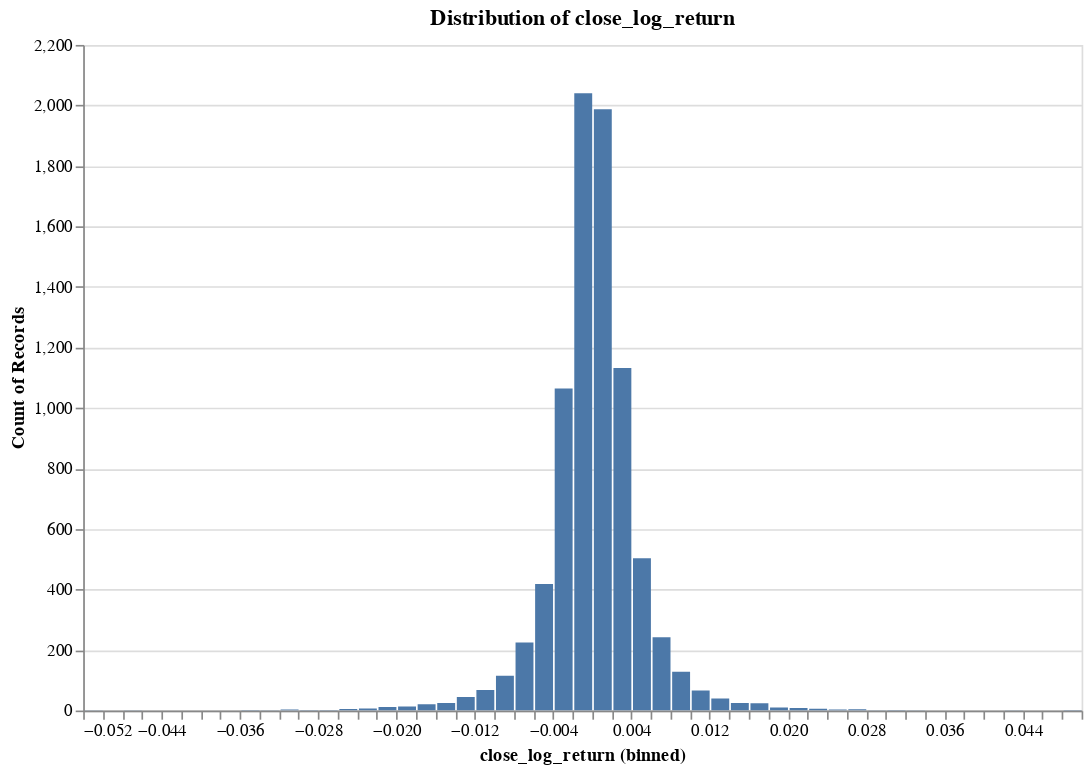

The code cell stored with this chart in its notebook:
### Code cell
research.plot_distribution(ts, 'close_log_return', no_bins = 100)

### Figure 1 — Vega specification as saved in the notebook (floating-point values rounded to 4 significant figures)
{"$schema": "https://vega.github.io/schema/vega/v5.json", "data": [{"name": "param_4_store"}, {"name": "source_0", "values": [{"__count": 503, "bin_maxbins_100_close_log_return": 0.004, "bin_maxbins_100_close_log_return_end": 0.006}, {"__count": 40, "bin_maxbins_100_close_log_return": 0.012, "bin_maxbins_100_close_log_return_end": 0.014}, {"__count": 1064, "bin_maxbins_100_close_log_return": -0.004, "bin_maxbins_100_close_log_return_end": -0.002}, {"__count": 1987, "bin_maxbins_100_close_log_return": 0.0, "bin_maxbins_100_close_log_return_end": 0.002}, {"__count": 2040, "bin_maxbins_100_close_log_return": -0.002, "bin_maxbins_100_close_log_return_end": -1.735e-18}, {"__count": 1132, "bin_maxbins_100_close_log_return": 0.002, "bin_maxbins_100_close_log_return_end": 0.004}, {"__count": 418, "bin_maxbins_100_close_log_return": -0.006, "bin_maxbins_100_close_log_return_end": -0.004}, {"__count": 128, "bin_maxbins_100_close_log_return": 0.008, "bin_maxbins_100_close_log_return_end": 0.01}, {"__count": 242, "bin_maxbins_100_close_log_return": 0.006, "bin_maxbins_100_close_log_return_end": 0.008}, {"__count": 115, "bin_maxbins_100_close_log_return": -0.01, "bin_maxbins_100_close_log_return_end": -0.008}, {"__count": 25, "bin_maxbins_100_close_log_return": 0.014, "bin_maxbins_100_close_log_return_end": 0.016}, {"__count": 225, "bin_maxbins_100_close_log_return": -0.008, "bin_maxbins_100_close_log_return_end": -0.006}, {"__count": 68, "bin_maxbins_100_close_log_return": -0.012, "bin_maxbins_100_close_log_return_end": -0.01}, {"__count": 2, "bin_maxbins_100_close_log_return": -0.028, "bin_maxbins_100_close_log_return_end": -0.026}, {"__count": 45, "bin_maxbins_100_close_log_return": -0.014, "bin_maxbins_100_close_log_return_end": -0.012}, {"__count": 66, "bin_maxbins_100_close_log_return": 0.01, "bin_maxbins_100_close_log_return_end": 0.012}, {"__count": 24, "bin_maxbins_100_close_log_return": 0.016, "bin_maxbins_100_close_log_return_end": 0.018}, {"__count": 21, "bin_maxbins_100_close_log_return": -0.018, "bin_maxbins_100_close_log_return_end": -0.016}, {"__count": 3, "bin_maxbins_100_close_log_return": 0.024, "bin_maxbins_100_close_log_return_end": 0.026}, {"__count": 4, "bin_maxbins_100_close_log_return": 0.026, "bin_maxbins_100_close_log_return_end": 0.028}, {"__count": 10, "bin_maxbins_100_close_log_return": 0.018, "bin_maxbins_100_close_log_return_end": 0.02}, {"__count": 13, "bin_maxbins_100_close_log_return": -0.02, "bin_maxbins_100_close_log_return_end": -0.018}, {"__count": 8, "bin_maxbins_100_close_log_return": 0.02, "bin_maxbins_100_close_log_return_end": 0.022}, {"__count": 2, "bin_maxbins_100_close_log_return": -0.03, "bin_maxbins_100_close_log_return_end": -0.028}, {"__count": 7, "bin_maxbins_100_close_log_return": -0.024, "bin_maxbins_100_close_log_return_end": -0.022}, {"__count": 12, "bin_maxbins_100_close_log_return": -0.022, "bin_maxbins_100_close_log_return_end": -0.02}, {"__count": 6, "bin_maxbins_100_close_log_return": 0.022, "bin_maxbins_100_close_log_return_end": 0.024}, {"__count": 25, "bin_maxbins_100_close_log_return": -0.016, "bin_maxbins_100_close_log_return_end": -0.014}, {"__count": 1, "bin_maxbins_100_close_log_return": 0.032, "bin_maxbins_100_close_log_return_end": 0.034}, {"__count": 5, "bin_maxbins_100_close_log_return": -0.026, "bin_maxbins_100_close_log_return_end": -0.024}, {"__count": 2, "bin_maxbins_100_close_log_return": 0.048, "bin_maxbins_100_close_log_return_end": 0.05}, {"__count": 2, "bin_maxbins_100_close_log_return": -0.036, "bin_maxbins_100_close_log_return_end": -0.034}, {"__count": 1, "bin_maxbins_100_close_log_return": -0.034, "bin_maxbins_100_close_log_return_end": -0.032}, {"__count": 3, "bin_maxbins_100_close_log_return": -0.032, "bin_maxbins_100_close_log_return_end": -0.03}, {"__count": 1, "bin_maxbins_100_close_log_return": 0.042, "bin_maxbins_100_close_log_return_end": 0.044}, {"__count": 2, "bin_maxbins_100_close_log_return": 0.03, "bin_maxbins_100_close_log_return_end": 0.032}, {"__count": 1, "bin_maxbins_100_close_log_return": -0.048, "bin_maxbins_100_close_log_return_end": -0.046}, {"__count": 1, "bin_maxbins_100_close_log_return": -0.052, "bin_maxbins_100_close_log_return_end": -0.05}, {"__count": 1, "bin_maxbins_100_close_log_return": 0.028, "bin_maxbins_100_close_log_return_end": 0.03}]}, {"name": "source_0_y_domain___count", "values": [{"min": 1, "max": 2040}]}], "signals": [{"name": "bin_maxbins_100_close_log_return_bins", "value": {"fields": ["close_log_return"], "fname": "bin_close_log_return", "start": -0.052, "step": 0.002, "stop": 0.05}}, {"name": "unit", "value": {}, "on": [{"events": "pointermove", "update": "isTuple(group()) ? group() : unit"}]}, {"name": "param_4", "update": "vlSelectionResolve(\"param_4_store\", \"union\")"}, {"name": "param_4_close_log_return", "on": [{"events": [{"source": "view", "type": "dblclick"}], "update": "null"}, {"events": {"signal": "param_4_translate_delta"}, "update": "panLinear(param_4_translate_anchor.extent_x, -param_4_translate_delta.x / width)"}, {"events": {"signal": "param_4_zoom_delta"}, "update": "zoomLinear(domain(\"x\"), param_4_zoom_anchor.x, param_4_zoom_delta)"}]}, {"name": "param_4_tuple", "on": [{"events": [{"signal": "param_4_close_log_return"}], "update": "param_4_close_log_return ? {unit: \"\", fields: param_4_tuple_fields, values: [param_4_close_log_return]} : null"}]}, {"name": "param_4_tuple_fields", "value": [{"field": "close_log_return", "channel": "x", "type": "R"}]}, {"name": "param_4_translate_anchor", "value": {}, "on": [{"events": [{"source": "scope", "type": "pointerdown"}], "update": "{x: x(unit), y: y(unit), extent_x: domain(\"x\")}"}]}, {"name": "param_4_translate_delta", "value": {}, "on": [{"events": [{"source": "window", "between": [{"source": "scope", "type": "pointerdown"}, {"source": "window", "type": "pointerup"}], "type": "pointermove", "consume": true}], "update": "{x: param_4_translate_anchor.x - x(unit), y: param_4_translate_anchor.y - y(unit)}"}]}, {"name": "param_4_zoom_anchor", "on": [{"events": [{"source": "scope", "type": "wheel", "consume": true}], "update": "{x: invert(\"x\", x(unit)), y: invert(\"y\", y(unit))}"}]}, {"name": "param_4_zoom_delta", "on": [{"events": [{"source": "scope", "consume": true, "type": "wheel"}], "update": "pow(1.001, event.deltaY * pow(16, event.deltaMode))", "force": true}]}, {"name": "param_4_modify", "on": [{"events": {"signal": "param_4_tuple"}, "update": "modify(\"param_4_store\", param_4_tuple, true)"}]}], "marks": [{"type": "rect", "name": "marks", "from": {"data": "source_0"}, "encode": {"update": {"x2": {"field": "bin_maxbins_100_close_log_return", "scale": "x", "offset": {"signal": "0.5 + (abs(scale(\"x\", datum[\"bin_maxbins_100_close_log_return_end\"]) - scale(\"x\", datum[\"bin_maxbins_100_close_log_return\"])) < 0.25 ? -0.5 * (0.25 - (abs(scale(\"x\", datum[\"bin_maxbins_100_close_log_return_end\"]) - scale(\"x\", datum[\"bin_maxbins_100_close_log_return\"])))) : 0.5)"}}, "x": {"field": "bin_maxbins_100_close_log_return_end", "scale": "x", "offset": {"signal": "0.5 + (abs(scale(\"x\", datum[\"bin_maxbins_100_close_log_return_end\"]) - scale(\"x\", datum[\"bin_maxbins_100_close_log_return\"])) < 0.25 ? 0.5 * (0.25 - (abs(scale(\"x\", datum[\"bin_maxbins_100_close_log_return_end\"]) - scale(\"x\", datum[\"bin_maxbins_100_close_log_return\"])))) : -0.5)"}}, "y": {"field": "__count", "scale": "y"}, "y2": {"value": 0, "scale": "y"}, "fill": {"value": "#4c78a8"}}}, "clip": true, "style": ["bar"], "interactive": true}], "scales": [{"name": "x", "type": "linear", "domain": {"signal": "[bin_maxbins_100_close_log_return_bins.start, bin_maxbins_100_close_log_return_bins.stop]"}, "range": [0, {"signal": "width"}], "bins": {"signal": "bin_maxbins_100_close_log_return_bins"}, "domainRaw": {"signal": "param_4[\"close_log_return\"]"}, "zero": false}, {"name": "y", "type": "linear", "domain": [{"signal": "(data(\"source_0_y_domain___count\")[0] || {}).min"}, {"signal": "(data(\"source_0_y_domain___count\")[0] || {}).max"}], "range": [{"signal": "height"}, 0], "nice": true, "zero": true}], "axes": [{"scale": "y", "zindex": 0, "gridScale": "x", "labels": false, "aria": false, "maxExtent": 0, "ticks": false, "orient": "left", "domain": false, "tickCount": {"signal": "ceil(height/40)"}, "minExtent": 0, "grid": true}, {"scale": "x", "tickCount": {"signal": "ceil(width/10)"}, "zindex": 0, "labelFlush": true, "labelOverlap": true, "title": "close_log_return (binned)", "orient": "bottom", "grid": false}, {"scale": "y", "labelOverlap": true, "tickCount": {"signal": "ceil(height/40)"}, "orient": "left", "grid": false, "title": "Count of Records", "zindex": 0}], "title": {"text": "Distribution of close_log_return", "frame": "group"}, "width": 600, "background": "white", "height": 400, "style": "cell", "padding": 5}
